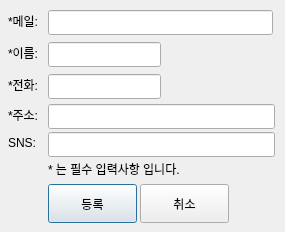
<?xml version="1.0" encoding="UTF-8"?>
<ui version="4.0">
 <class>Dialog</class>
 <widget class="QDialog" name="Dialog">
  <property name="geometry">
   <rect>
    <x>0</x>
    <y>0</y>
    <width>285</width>
    <height>232</height>
   </rect>
  </property>
  <property name="windowTitle">
   <string>Dialog</string>
  </property>
  <widget class="QLabel" name="label">
   <property name="geometry">
    <rect>
     <x>8</x>
     <y>12</y>
     <width>37</width>
     <height>17</height>
    </rect>
   </property>
   <property name="text">
    <string>*메일:</string>
   </property>
  </widget>
  <widget class="QLineEdit" name="le_mails">
   <property name="geometry">
    <rect>
     <x>48</x>
     <y>10</y>
     <width>225</width>
     <height>25</height>
    </rect>
   </property>
  </widget>
  <widget class="QLabel" name="label_2">
   <property name="geometry">
    <rect>
     <x>8</x>
     <y>44</y>
     <width>37</width>
     <height>17</height>
    </rect>
   </property>
   <property name="text">
    <string>*이름:</string>
   </property>
  </widget>
  <widget class="QLineEdit" name="le_names">
   <property name="geometry">
    <rect>
     <x>48</x>
     <y>42</y>
     <width>113</width>
     <height>25</height>
    </rect>
   </property>
  </widget>
  <widget class="QLabel" name="label_3">
   <property name="geometry">
    <rect>
     <x>8</x>
     <y>76</y>
     <width>37</width>
     <height>17</height>
    </rect>
   </property>
   <property name="text">
    <string>*전화:</string>
   </property>
  </widget>
  <widget class="QLineEdit" name="le_telnos">
   <property name="geometry">
    <rect>
     <x>48</x>
     <y>74</y>
     <width>113</width>
     <height>25</height>
    </rect>
   </property>
  </widget>
  <widget class="QLineEdit" name="le_addrs">
   <property name="geometry">
    <rect>
     <x>48</x>
     <y>104</y>
     <width>227</width>
     <height>25</height>
    </rect>
   </property>
  </widget>
  <widget class="QLabel" name="label_4">
   <property name="geometry">
    <rect>
     <x>8</x>
     <y>106</y>
     <width>37</width>
     <height>17</height>
    </rect>
   </property>
   <property name="text">
    <string>*주소:</string>
   </property>
  </widget>
  <widget class="QLineEdit" name="le_sns">
   <property name="geometry">
    <rect>
     <x>48</x>
     <y>132</y>
     <width>227</width>
     <height>25</height>
    </rect>
   </property>
  </widget>
  <widget class="QLabel" name="label_5">
   <property name="geometry">
    <rect>
     <x>8</x>
     <y>134</y>
     <width>37</width>
     <height>17</height>
    </rect>
   </property>
   <property name="text">
    <string>SNS:</string>
   </property>
  </widget>
  <widget class="QPushButton" name="btn_add">
   <property name="geometry">
    <rect>
     <x>48</x>
     <y>184</y>
     <width>89</width>
     <height>39</height>
    </rect>
   </property>
   <property name="text">
    <string>등록</string>
   </property>
  </widget>
  <widget class="QPushButton" name="btn_close">
   <property name="geometry">
    <rect>
     <x>140</x>
     <y>184</y>
     <width>89</width>
     <height>39</height>
    </rect>
   </property>
   <property name="text">
    <string>취소</string>
   </property>
  </widget>
  <widget class="QLabel" name="label_6">
   <property name="geometry">
    <rect>
     <x>48</x>
     <y>160</y>
     <width>229</width>
     <height>17</height>
    </rect>
   </property>
   <property name="text">
    <string>* 는 필수 입력사항 입니다.</string>
   </property>
  </widget>
 </widget>
 <resources/>
 <connections/>
</ui>
